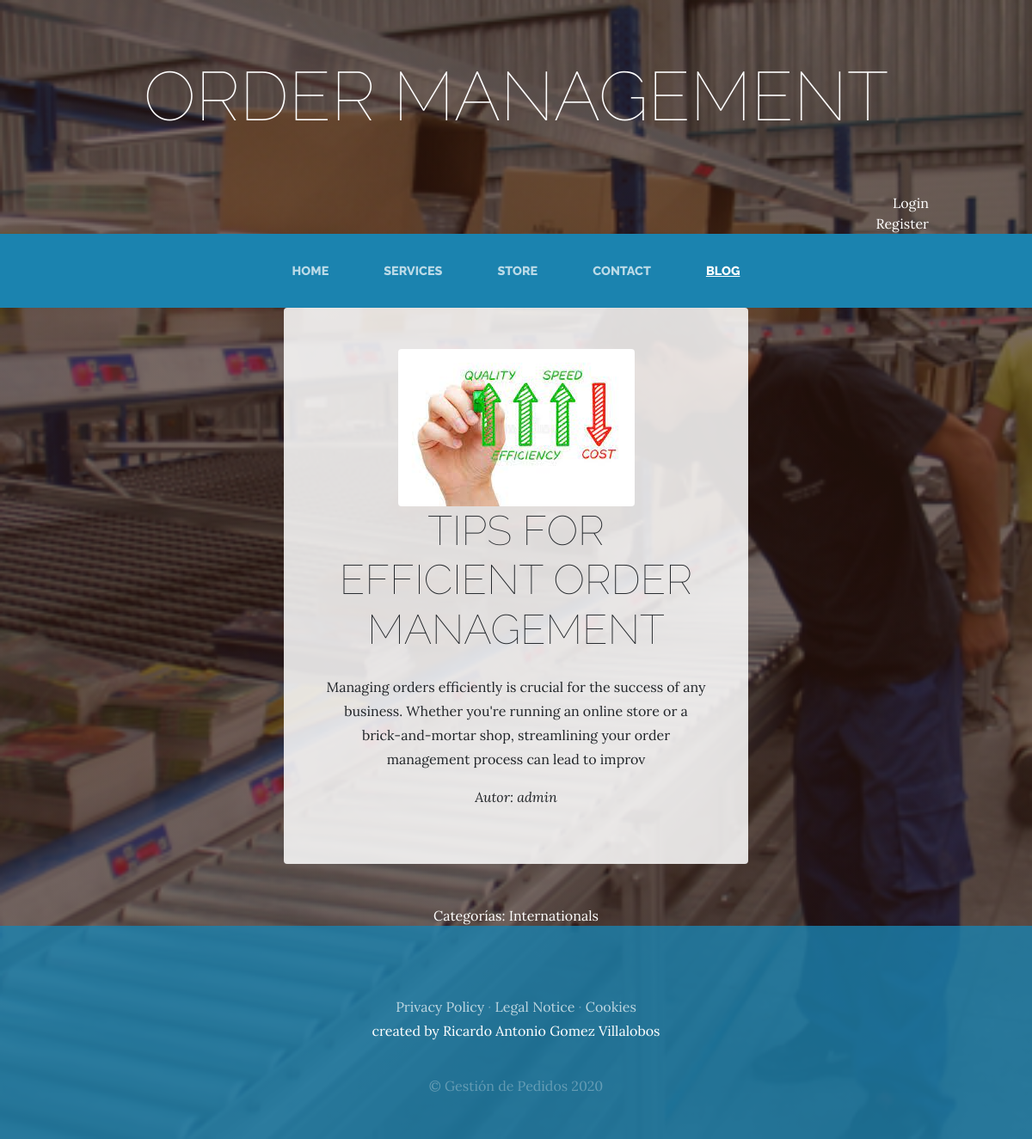
The app's page /blog/categoria/1/ with its own data.
### blog/models.py (models this page shows, shortened)
class Post(models.Model):
    titulo=models.CharField(max_length=50)
    contenido=models.CharField(max_length=200)
    imagen=models.ImageField(upload_to='blog', null=True, blank=True)
    autor=models.ForeignKey(User, on_delete=models.CASCADE)
    categoria=models.ManyToManyField(Categoria)
    created=models.DateTimeField(auto_now_add=True)
    updated=models.DateTimeField(auto_now=True)
    class Meta:
        verbose_name='Post'
        verbose_name_plural='Posts'

class Categoria(models.Model):
    nombre=models.CharField(max_length=50)
    created=models.DateTimeField(auto_now_add=True)
    updated=models.DateTimeField(auto_now=True)
    class Meta:
        verbose_name='categoria'
        verbose_name_plural='categorias'

### blog/views.py (the view)
# urls.py: path('categoria/<int:categoria_id>/', views.categoria, name='categoria'),
def categoria(request, categoria_id):
    categoria = Categoria.objects.get(id=categoria_id)
    posts = Post.objects.filter(categoria=categoria)
    contexto = {'posts': posts, 'categoria': categoria}
    return render(request, 'blog/categoria.html', contexto)

### carro/context_processor.py (called while the page is built)
def importe_total_carro(request):
    carro = Carro(request)
    total = 0
    if request.user.is_authenticated:
        for key, value in request.session["carro"].items():
            total = total + float(value["precio"])
    return {"importe_total_carro": total}

### blog/templates/blog/categoria.html
{% extends "ProyectoWebApp/base.html" %}
{% load static %}
{% block content %}
<div>
  {% for i in posts %}
  <section class="blog-post mb-5">
    <div class="container">
      <div class="row">
        <div class="col-md-6 offset-md-3">
          <div class="blog-post-content bg-faded p-5 rounded text-center">
            <img class="img-fluid mb-3 mb-lg-0 rounded custom-img-size" src="{{ i.imagen.url }}" alt="{{ i.titulo }}">
            <h2 class="section-heading mb-4">
              <span class="section-heading-lower">{{ i.titulo }}</span>
            </h2>
            <p>{{ i.contenido }}</p>
            <div class="blog-post-author">
              <p class="font-italic">Autor: {{ i.autor }}</p>
            </div>
          </div>
        </div>
      </div>
    </div>
  </section>
    {% endfor %}
</div>
  <section>
    <section>
      <div style="width: 70%; color: white; margin: auto; text-align: center;">
          Categorías:
              {{ categoria.nombre }}
      </div>
  </section>
  </section>
  {% endblock %}

### ProyectoWebApp/static/ProyectoWebApp/css/gestion.css (style rules this page uses)
body { font-family: 'Lora'; background: linear-gradient(rgba(47, 23, 15, 0.65), rgba(47, 23, 15, 0.65)), url("../img/bg_main.jpg"); background-attachment: fixed; background-position: center; background-size: cover; }
h1, h2, h3, h4, h5, h6 { font-family: 'Raleway'; }
p { line-height: 1.75; }
.section-heading { text-transform: uppercase; }
.section-heading .section-heading-lower { display: block; font-size: 3rem; font-weight: 100; }
.bg-faded { background-color: rgba(255, 255, 255, 0.85); }

### records on screen
Post: imagen (picture), titulo "TIPS FOR EFFICIENT ORDER MANAGEMENT", contenido "Managing orders efficiently is crucial for the success of any business. Whether you're running an online store or a brick-and-mortar shop, streamlining your order management process can lead to improv", autor "admin"
Categoria: nombre "Internationals"
